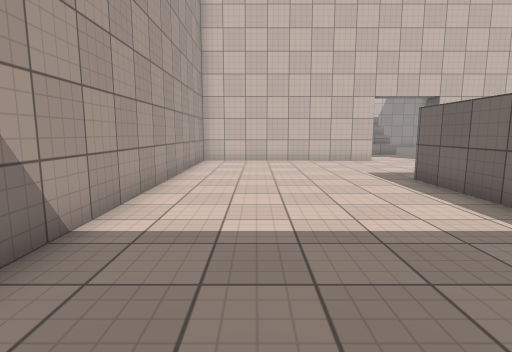
view 1 (above)

19 first-person views from a walk through a Unity game level. The camera is 1.3 m above the floor, tilts 8° down and sees 80° across. The floor is counted in squares, 1 m on a side. Each view is taken from the middle of a square. On the plan, view 1 faces up. The plan holds only what a view shows up to about 14 squares ahead; the rest is blank. The place goes on beyond the plan. Surface patterns are stand-ins for the level's own textures.

view 2
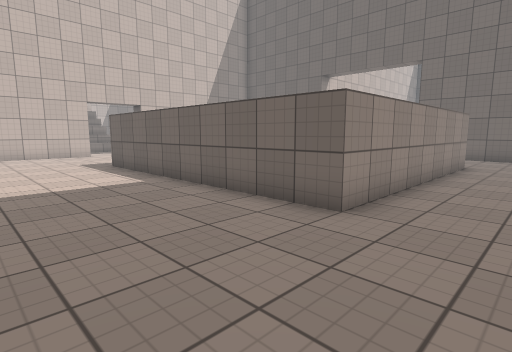

view 3
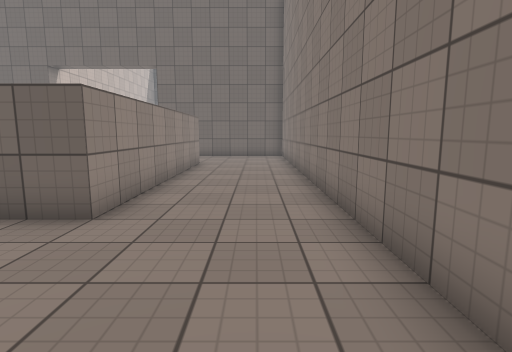

view 4
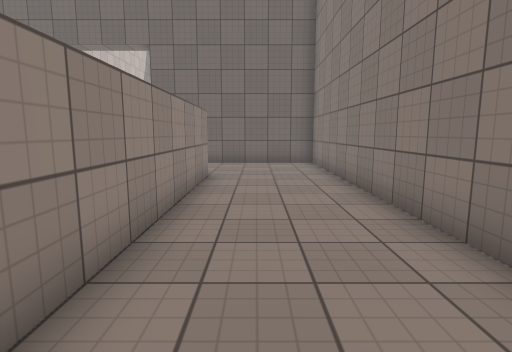

view 5
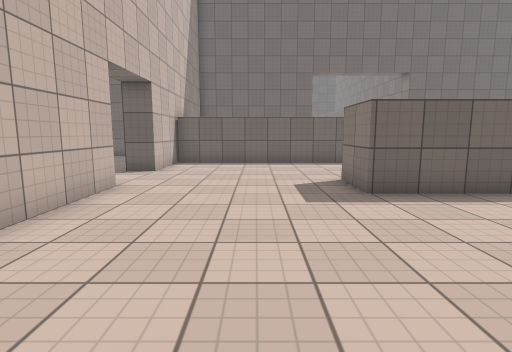

view 6
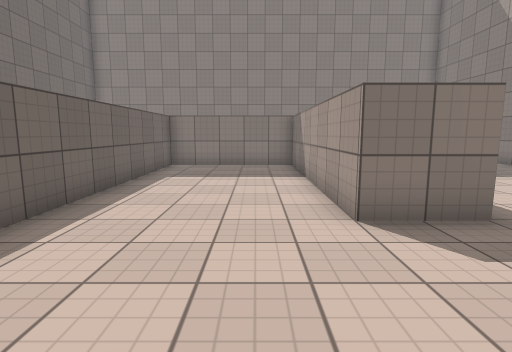

view 7
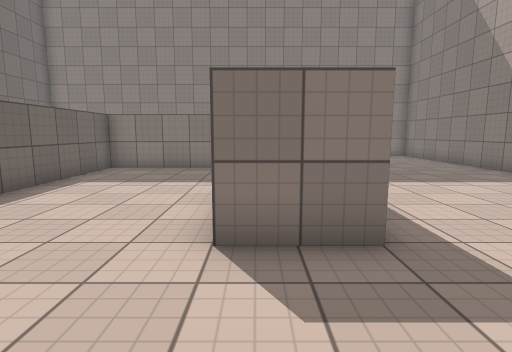

view 8
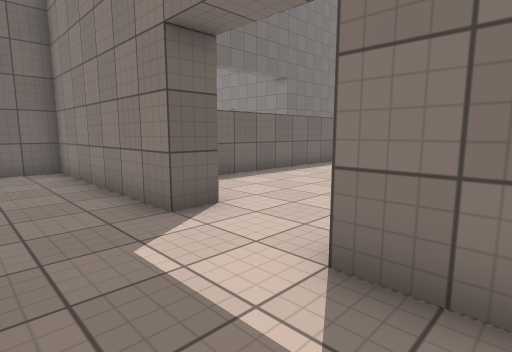

view 9
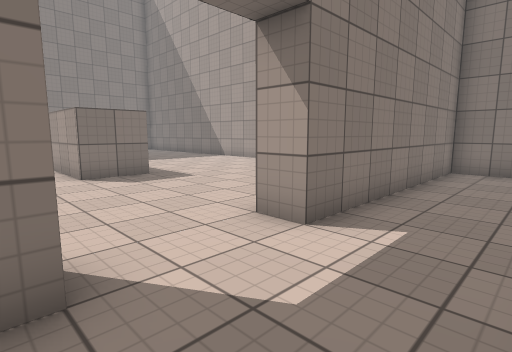

view 10
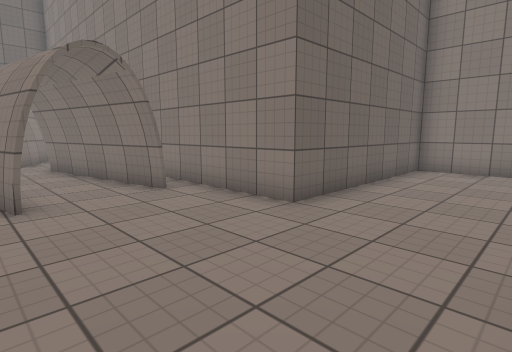

view 11
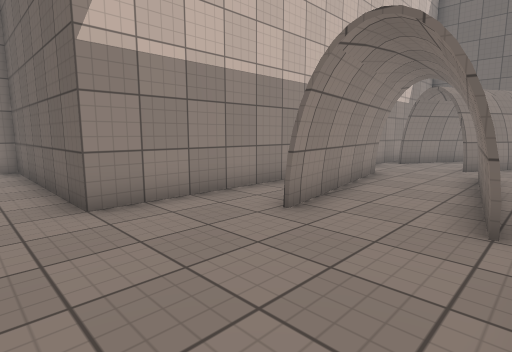

view 12
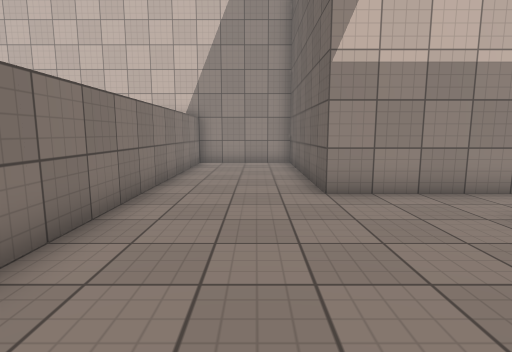

view 13
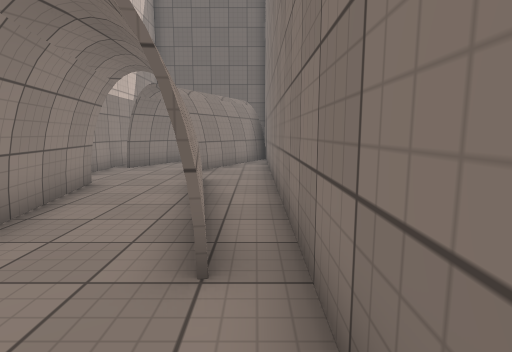

view 14
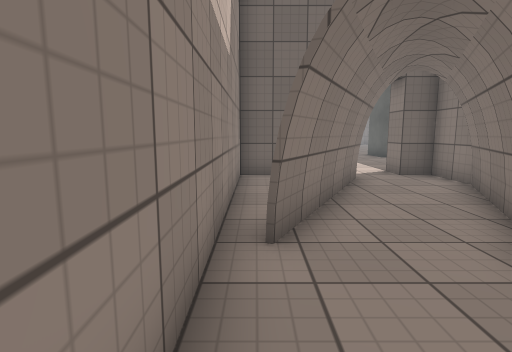

view 15
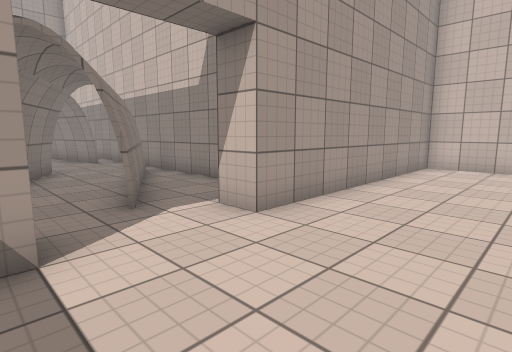

view 16
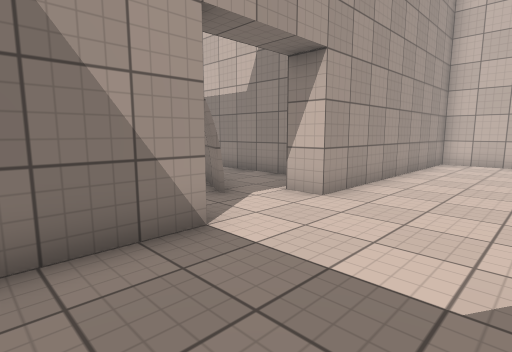

view 17
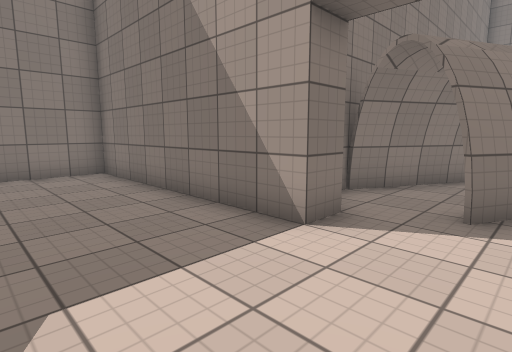

view 18
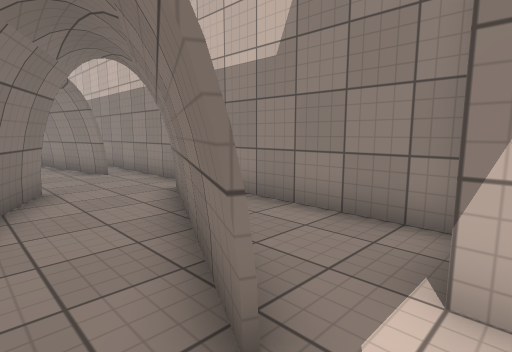

view 19
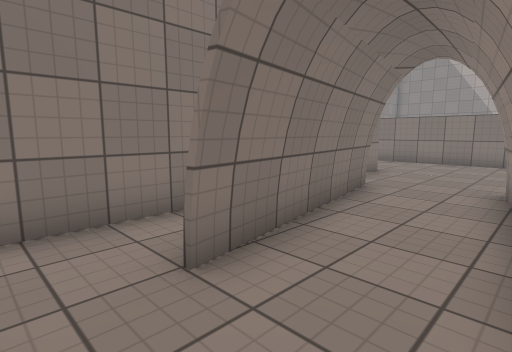

### Floor plan
Points are (right, up) in squares from view 1. A wall is a line through its corners. A room is listed if a view was taken in it or the views show most of it. See-through windows are left out.
Room 1 (views 1, 2, 3, 4, 5, 6, 7, 8, 9, 10, 11, 12, 13, 14)
walls: (13.5, -1.5) (4.5, -1.5) (4.5, 8.6) (6.5, 8.6) (6.5, 0.5) (11.5, 0.5) (11.5, 14.5); (11.9, 14.5) (8.5, 14.5) (8.5, 15.5) (15.5, 15.5) (15.5, 17); (20, 5.3) (21.1, 5.5); (20.4, 2.8) (21.6, 3); (1.6, -5.5) (17.5, -5.5) (17.5, 1.5) (26.5, 1.5); (21.2, 5.4) (20, 5.2); (21.2, 5.2) (20, 5); (-2.5, 14.1) (-2.5, -2.1); (-2.5, 17.1) (-2.5, 15.5) (5.5, 15.5) (5.5, 14.5) (2, 14.5); (26.3, 3.6) (20.5, 2.5) (21.7, 2.7); (26.5, 7.5) (17.5, 7.5) (17.5, 14.5) (13.5, 14.5) (13.5, 0.4)
ways out: opening at (21, 4) to room 3; opening at (26, 2) to room 3; opening at (26, 7) to room 3
Room 2 (views 15, 16, 17, 18)
walls: (34.8, 4) (34.7, 3.9) (33.8, 4.3); (33.7, 1.8) (33.5, 1.5) (35.5, 1.5) (35.5, 2.5) (36.5, 2.5) (36.5, -5.5) (39.1, -5.5); (39, 14.5) (36.5, 14.5) (36.5, 5.5) (35.5, 5.5)
ways out: opening at (35, 5) to room 4; opening at (34, 3) to room 5
Room 3 (view 19)
walls: (28.2, 4.6) (30, 3.7); (26.1, 6.1) (21.2, 5.2); (26, 6.3) (21.2, 5.4); (26.5, 1.5) (32, 1.5); (30.9, 5.8) (29.4, 6.6) (29.5, 6.8); (30.9, 6) (29.4, 6.8); (30, 7.5) (26.5, 7.5); (32.1, 2.2) (28.1, 4.3); (32.2, 2.4) (28.2, 4.4) (29.9, 3.5); (21.7, 2.7) (26.5, 3.6); (21.6, 3) (26.5, 3.8)
ways out: opening at (21, 4) to room 1; opening at (26, 2) to room 1; opening at (26, 7) to room 1; gap at (30, 7) to room 4; opening at (30, 5) to room 5
Room 4 (no view inside)
walls: (35.5, 6.1) (35.5, 7.5) (30, 7.5); (31.9, 5.4) (34.8, 4); (29.5, 6.8) (34.8, 4.1)
ways out: opening at (35, 5) to room 2; gap at (30, 7) to room 3
Room 5 (no view inside)
walls: (33.8, 4.3) (30.9, 5.8); (30, 3.7) (33.7, 1.8); (29.9, 3.5) (33.6, 1.6); (32, 1.5) (33.5, 1.5); (34.8, 4) (30.9, 6)
ways out: opening at (34, 3) to room 2; opening at (30, 5) to room 3

Positions as (right, up) in squares from view 1, and headings:
1: (0, 0), facing up
2: (0, -4), facing up-right
3: (0, -4), facing right
4: (4, -3), facing right
5: (-2, 11), facing right
6: (8, 13), facing down
7: (6, 12), facing down
8: (4, 18), facing down-right
9: (9, 18), facing down-left
10: (14, 6), facing down-right
11: (16, 2), facing up-right
12: (16, 1), facing up
13: (18, 2), facing right
14: (26, 7), facing right
15: (40, 2), facing up-left
16: (40, 0), facing up-left
17: (40, 5), facing down-left
18: (36, 3), facing up-left
19: (28, 6), facing down-left
